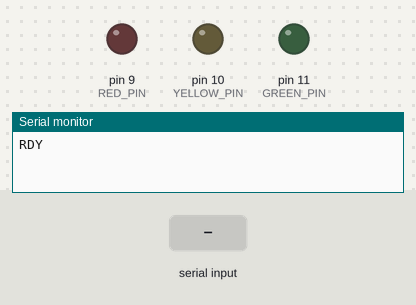
A sketch run on a simulated Arduino Uno, built with avr-gcc and run on an emulated ATmega328P. Parts: output pins drawn as LEDs (lit = HIGH), the last lines printed to the serial monitor. The inputs (shaded band) are chosen by the test bench.

Above: at 1.2 s.
1.3 s: "R90\n" received over Serial
At 2.5 s:
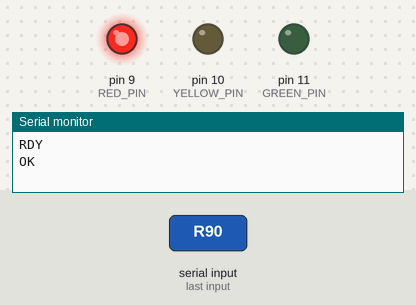
2.8 s: "Y90\n" received over Serial
At 3.7 s:
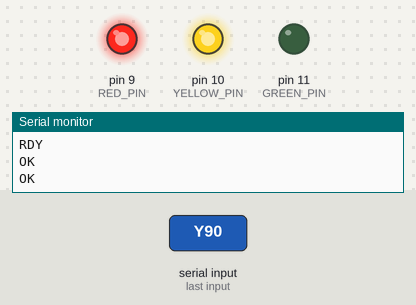
4.3 s: "G90\n" received over Serial
At 4.9 s:
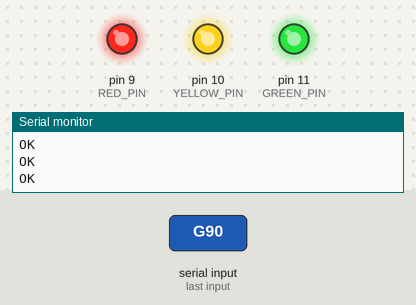
5.8 s: "O90\n" received over Serial
At 7.0 s:
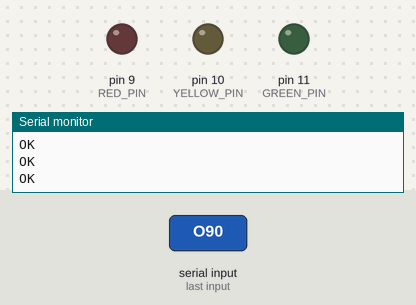
7.3 s: "Y\n" received over Serial
At 8.4 s:
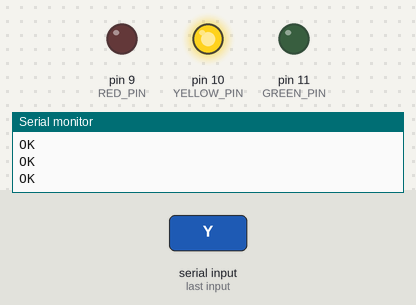
8.8 s: "G\n" received over Serial
At 9.5 s:
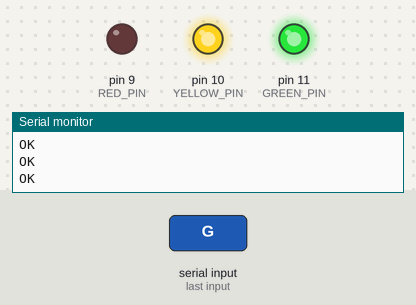
Timing chart, 0 to 11.3 s (numbered marks = the images above; inputs shaded):
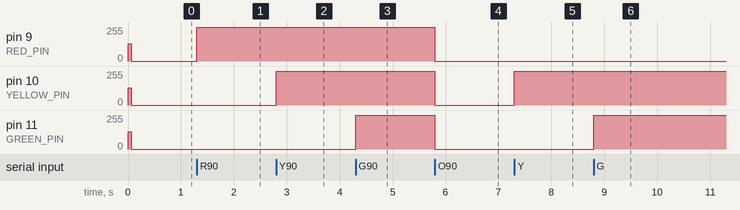

The sketch:

opencode_light.ino
```cpp
/*
 * OpenCode Traffic Light - Arduino Uno Firmware
 * ==============================================
 *
 * 黄灯 = OpenCode 正在干活
 * 绿灯 = 任务完成
 * 红灯 = 需要用户确认/授权 / 出错
 *
 * 接线:
 *   红色 LED (阳极) -> D9  (PWM) 串 220Ω 电阻 -> GND
 *   黄色 LED (阳极) -> D10 (PWM) 串 220Ω 电阻 -> GND
 *   绿色 LED (阳极) -> D11 (PWM) 串 220Ω 电阻 -> GND
 *   蜂鸣器(可选)    -> D8  -> GND
 */

// ===================== 引脚定义 =====================
#define RED_PIN      9
#define YELLOW_PIN   10
#define GREEN_PIN    11
#define BUZZER_PIN   8

// ===================== 时序参数 (ms) =====================
#define BLINK_ON_MS      400
#define BLINK_OFF_MS     400
#define PULSE_STEP_MS    12
#define PULSE_DELTA      5
#define BEEP_FREQ        880
#define BEEP_ON_MS       150
#define BEEP_GAP_MS      100

// ===================== 串口缓冲 =====================
#define CMD_BUF_SIZE   32

// ===================== LED 状态机 =====================
enum LedMode {
  MODE_OFF,
  MODE_SOLID,
  MODE_BLINK,
  MODE_PULSE
};

struct Led {
  uint8_t   pin;
  LedMode   mode;
  uint8_t   brightness;
  uint8_t   target;
  bool      blinkState;
  int       pulseDir;
  unsigned long lastTick;
};

Led leds[3];  // 0=Red, 1=Yellow, 2=Green

// ===================== 蜂鸣器状态 =====================
struct Beeper {
  bool      active;
  int       remaining;
  bool      isOn;
  unsigned long lastTick;
} beeper;

// ===================== 串口命令缓冲 =====================
char cmdBuf[CMD_BUF_SIZE];
uint8_t cmdIdx = 0;

// ===================== 初始化 =====================
void setup() {
  // 初始化 LED
  ledInit(0, RED_PIN);
  ledInit(1, YELLOW_PIN);
  ledInit(2, GREEN_PIN);

  // 初始化蜂鸣器
  pinMode(BUZZER_PIN, OUTPUT);
  noTone(BUZZER_PIN);
  beeper.active    = false;
  beeper.remaining = 0;
  beeper.isOn      = false;

  // 开机自检：三灯依次快闪
  startupSequence();

  Serial.begin(115200);
  while (!Serial);  // 等待串口就绪（原生 USB 的板子需要）

  Serial.println(F("RDY"));
}

void ledInit(uint8_t idx, uint8_t pin) {
  pinMode(pin, OUTPUT);
  leds[idx].pin        = pin;
  leds[idx].mode       = MODE_OFF;
  leds[idx].brightness = 0;
  leds[idx].target     = 255;
  leds[idx].blinkState = false;
  leds[idx].pulseDir   = 1;
  leds[idx].lastTick   = 0;
  analogWrite(pin, 0);
}

void startupSequence() {
  // 快速自检：三灯同时亮 60ms（避免长时间闪烁干扰正常使用）
  analogWrite(RED_PIN,    128);
  analogWrite(YELLOW_PIN, 128);
  analogWrite(GREEN_PIN,  128);
  delay(60);
  analogWrite(RED_PIN,    0);
  analogWrite(YELLOW_PIN, 0);
  analogWrite(GREEN_PIN,  0);

  leds[0].mode = MODE_OFF; leds[0].brightness = 0;
  leds[1].mode = MODE_OFF; leds[1].brightness = 0;
  leds[2].mode = MODE_OFF; leds[2].brightness = 0;
}

// ===================== 主循环 =====================
void loop() {
  readSerial();
  updateAllLeds();
  updateBeeper();
}

// ===================== 串口读取 =====================
void readSerial() {
  while (Serial.available()) {
    char c = (char)Serial.read();
    if (c == '\n' || c == '\r') {
      if (cmdIdx > 0) {
        cmdBuf[cmdIdx] = '\0';
        dispatch(cmdBuf);
        cmdIdx = 0;
      }
    } else if (cmdIdx < CMD_BUF_SIZE - 1 && c >= ' ') {
      cmdBuf[cmdIdx++] = c;
    }
  }
}

// ===================== 命令分发 =====================
void dispatch(const char* cmd) {
  if (strlen(cmd) == 0) return;

  char head = cmd[0];
  switch (head) {
    case 'R': cmdRed(cmd);     break;
    case 'Y': cmdYellow(cmd);  break;
    case 'G': cmdGreen(cmd);   break;
    case 'O': cmdOff();        break;
    case 'B': cmdBeep(cmd);    break;
    case 'S': cmdStatus();     break;
    case '?': printHelp();     return;
    default:
      Serial.print(F("ERR:unknown cmd '"));
      Serial.print(head);
      Serial.println(F("'"));
      return;
  }
  Serial.println(F("OK"));
}

// ---- 红色命令 ----
void cmdRed(const char* cmd) {
  size_t len = strlen(cmd);
  if (len == 1) {
    setLed(0, MODE_SOLID, 255);
  } else {
    char sub = cmd[1];
    if (sub == 'B') {
      setLed(0, MODE_BLINK, 255);
    } else if (sub == 'P') {
      setLed(0, MODE_PULSE, 255);
    } else if (sub >= '0' && sub <= '9') {
      uint8_t b = (uint8_t)(sub - '0') * 28;
      if (b == 0 && sub == '0') b = 0;
      setLed(0, MODE_SOLID, b);
    }
  }
}

// ---- 黄色命令 ----
void cmdYellow(const char* cmd) {
  size_t len = strlen(cmd);
  if (len == 1) {
    setLed(1, MODE_SOLID, 255);
  } else {
    char sub = cmd[1];
    if (sub == 'B') {
      setLed(1, MODE_BLINK, 255);
    } else if (sub == 'P') {
      setLed(1, MODE_PULSE, 255);
    } else if (sub >= '0' && sub <= '9') {
      uint8_t b = (uint8_t)(sub - '0') * 28;
      if (b == 0 && sub == '0') b = 0;
      setLed(1, MODE_SOLID, b);
    }
  }
}

// ---- 绿色命令 ----
void cmdGreen(const char* cmd) {
  size_t len = strlen(cmd);
  if (len == 1) {
    setLed(2, MODE_SOLID, 255);
  } else {
    char sub = cmd[1];
    if (sub == 'B') {
      setLed(2, MODE_BLINK, 255);
    } else if (sub == 'P') {
      setLed(2, MODE_PULSE, 255);
    } else if (sub >= '0' && sub <= '9') {
      uint8_t b = (uint8_t)(sub - '0') * 28;
      if (b == 0 && sub == '0') b = 0;
      setLed(2, MODE_SOLID, b);
    }
  }
}

// ---- 全关 ----
void cmdOff() {
  allOff();
}

// ---- 蜂鸣 ----
void cmdBeep(const char* cmd) {
  // 格式: B:n  (n = 次数, 1-20)
  if (strlen(cmd) < 3 || cmd[1] != ':') {
    Serial.println(F("ERR:format B:n"));
    return;
  }
  int count = atoi(cmd + 2);
  if (count < 1)  count = 1;
  if (count > 20) count = 20;
  beeper.active    = true;
  beeper.remaining = count;
  beeper.isOn      = false;
  beeper.lastTick  = 0;
}

// ---- 状态查询 ----
void cmdStatus() {
  const char* modeNames[] = {"OFF", "SOLID", "BLINK", "PULSE"};
  Serial.print(F("R:"));
  Serial.print(modeNames[leds[0].mode]);
  Serial.print(F(" Y:"));
  Serial.print(modeNames[leds[1].mode]);
  Serial.print(F(" G:"));
  Serial.print(modeNames[leds[2].mode]);
  Serial.print(F(" BEEP:"));
  Serial.println(beeper.active ? beeper.remaining : 0);
}

void printHelp() {
  Serial.println(F("--- OpenCode Light ---"));
  Serial.println(F("R/Y/G     = solid on"));
  Serial.println(F("R/Y/G 0-9 = brightness"));
  Serial.println(F("R/Y/G B   = blink"));
  Serial.println(F("R/Y/G P   = pulse"));
  Serial.println(F("O         = all off"));
  Serial.println(F("B:n       = beep n times"));
  Serial.println(F("S         = status"));
  Serial.println(F("?         = this help"));
}

// ===================== LED 控制 =====================
void setLed(uint8_t idx, LedMode mode, uint8_t target) {
  leds[idx].mode   = mode;
  leds[idx].target  = target == 0 ? 255 : target;

  switch (mode) {
    case MODE_OFF:
      leds[idx].brightness = 0;
      analogWrite(leds[idx].pin, 0);
      break;
    case MODE_SOLID:
      leds[idx].brightness = leds[idx].target;
      analogWrite(leds[idx].pin, leds[idx].brightness);
      break;
    case MODE_BLINK:
      leds[idx].blinkState = true;
      leds[idx].brightness = leds[idx].target;
      analogWrite(leds[idx].pin, leds[idx].brightness);
      leds[idx].lastTick = millis();
      break;
    case MODE_PULSE:
      leds[idx].brightness = 0;
      leds[idx].pulseDir   = 1;
      analogWrite(leds[idx].pin, 0);
      leds[idx].lastTick = millis();
      break;
  }
}

void allOff() {
  setLed(0, MODE_OFF, 0);
  setLed(1, MODE_OFF, 0);
  setLed(2, MODE_OFF, 0);
}

// ===================== LED 更新 (非阻塞) =====================
void updateAllLeds() {
  updateLed(0);
  updateLed(1);
  updateLed(2);
}

void updateLed(uint8_t idx) {
  Led& l = leds[idx];
  unsigned long now = millis();

  switch (l.mode) {
    case MODE_OFF:
    case MODE_SOLID:
      break;  // 静态，无需更新

    case MODE_BLINK: {
      unsigned long interval = l.blinkState ? BLINK_ON_MS : BLINK_OFF_MS;
      if (now - l.lastTick >= interval) {
        l.lastTick   = now;
        l.blinkState = !l.blinkState;
        uint8_t val = l.blinkState ? l.target : 0;
        l.brightness = val;
        analogWrite(l.pin, val);
      }
      break;
    }

    case MODE_PULSE:
      if (now - l.lastTick >= PULSE_STEP_MS) {
        l.lastTick = now;
        int b = (int)l.brightness + l.pulseDir * PULSE_DELTA;
        if (b >= 255) {
          b = 255;
          l.pulseDir = -1;
        } else if (b <= 0) {
          b = 0;
          l.pulseDir = 1;
        }
        l.brightness = (uint8_t)b;
        analogWrite(l.pin, l.brightness);
      }
      break;
  }
}

// ===================== 蜂鸣器更新 (非阻塞) =====================
void updateBeeper() {
  if (!beeper.active || beeper.remaining <= 0) {
    if (beeper.isOn) {
      noTone(BUZZER_PIN);
      beeper.isOn = false;
      beeper.active = false;
    }
    return;
  }

  unsigned long now = millis();
  if (beeper.lastTick == 0) beeper.lastTick = now;

  if (beeper.isOn) {
    // 当前正在响，等 BEEP_ON_MS 后关闭
    if (now - beeper.lastTick >= BEEP_ON_MS) {
      noTone(BUZZER_PIN);
      beeper.isOn     = false;
      beeper.lastTick = now;
      beeper.remaining--;
    }
  } else {
    // 当前静音，等 BEEP_GAP_MS 后开启下一声
    if (beeper.remaining > 0 && now - beeper.lastTick >= BEEP_GAP_MS) {
      tone(BUZZER_PIN, BEEP_FREQ);
      beeper.isOn     = true;
      beeper.lastTick = now;
    }
    if (beeper.remaining <= 0) {
      beeper.active = false;
    }
  }
}
```

Measured:
- after the input at 1.3 s, pin 9 (RED_PIN): 0/255 → 252/255 at once
- after the input at 2.8 s, pin 10 (YELLOW_PIN): 0/255 → 252/255 at once
- after the input at 4.3 s, pin 11 (GREEN_PIN): 0/255 → 252/255 at once
- after the input at 5.8 s, pin 9 (RED_PIN), pin 10 (YELLOW_PIN), pin 11 (GREEN_PIN): 252/255 → 0/255 at once
- after the input at 7.3 s, pin 10 (YELLOW_PIN): 0/255 → 255/255 at once
- after the input at 8.8 s, pin 11 (GREEN_PIN): 0/255 → 255/255 at once
